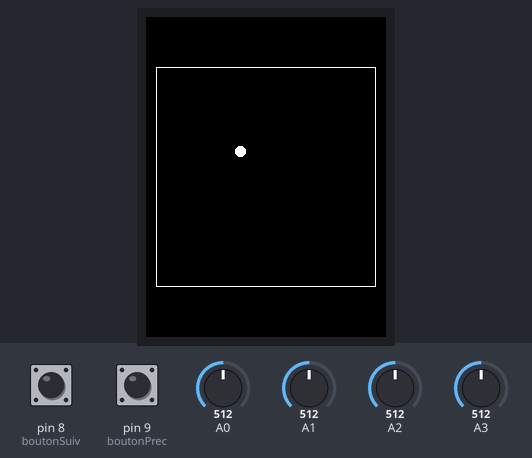
Bench run of a sketch on a simulated Arduino Uno, built with avr-gcc and run on an emulated ATmega328P. Parts: 240×320 colour display. Inputs (shaded band) come from the test bench; at power-on: pin 8 (boutonSuiv) HIGH, A3 = 512, pin 9 (boutonPrec) HIGH, A0 = 512, A1 = 512, A2 = 512. What the sketch prints to the serial monitor is not drawn.

Above: at 2.5 s.
2.6 s: pin 8 (boutonSuiv) pulled LOW for 0.15 s
At 3.3 s:
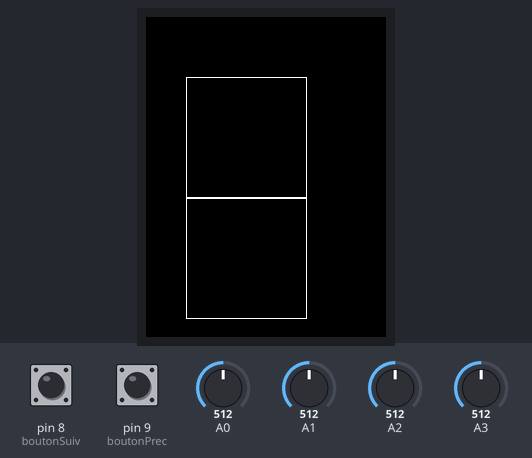
4.2 s: A3 set to 306
At 4.8 s:
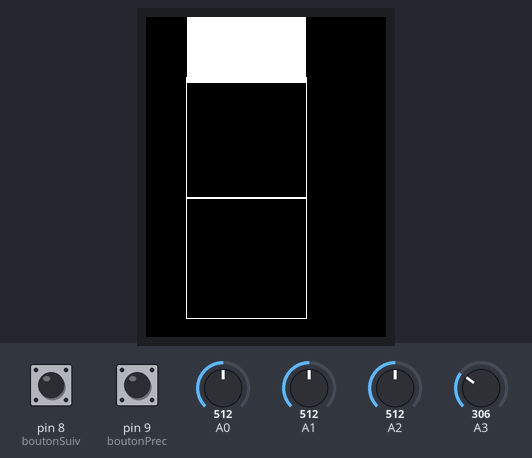
5.7 s: pin 9 (boutonPrec) pulled LOW for 0.15 s
At 6.3 s:
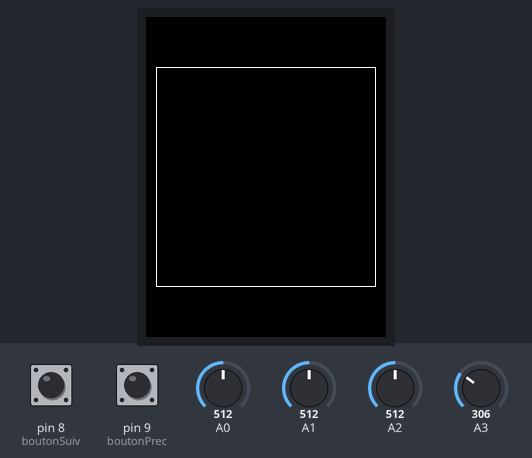
7.3 s: A0 set to 527
At 8.4 s:
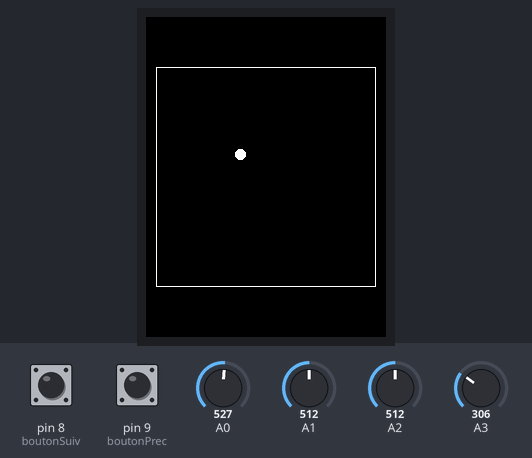
8.8 s: A1 set to 716
At 9.5 s:
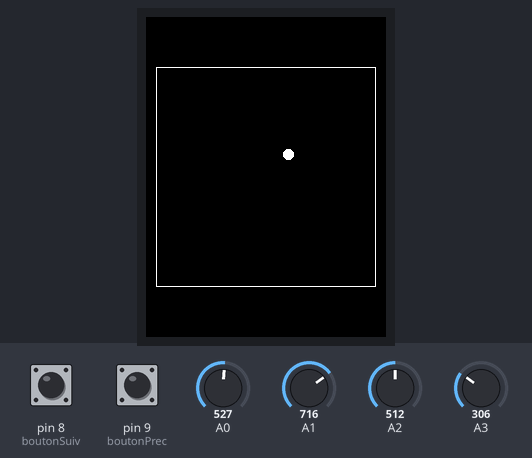
10.3 s: A0 set to 716
At 10.8 s:
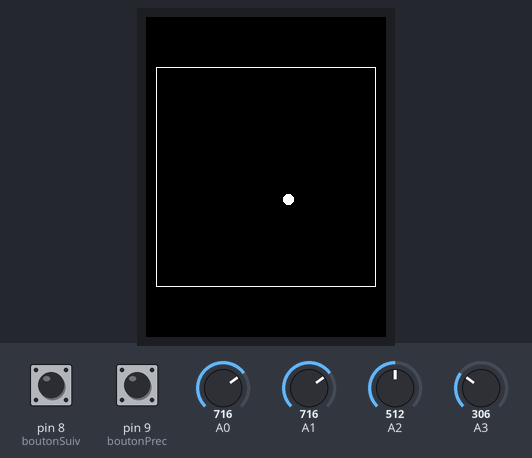
Timing chart, 0 to 12.8 s (numbered marks = the images above; inputs shaded):
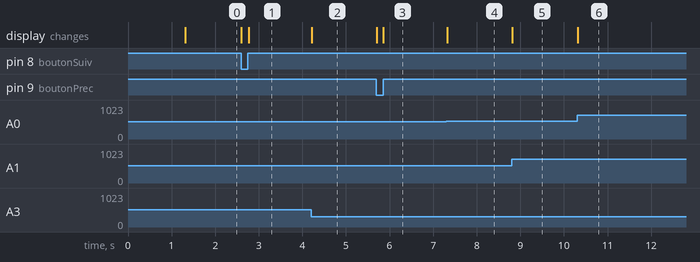

Measured:
- the behaviour switches between 514 and 515 on A0 (found by bisection; images 3 and 4)
- after the input at 2.6 s, the display: first changes at once (image 1 shows a later state)
- after the input at 4.2 s, the display: changes at once (image 2)
- after the input at 5.7 s, the display: first changes at once (image 3 shows a later state)
- after the input at 7.3 s, the display: changes at once (image 4)
- after the input at 8.8 s, the display: changes at once (image 5)
- after the input at 10.3 s, the display: changes at once (image 6)

The sketch:

arduino_afficheur.ino
```cpp
#include <SPI.h>
#include <Ucglib.h>
int buttonPins[2] = {8,9};
boolean buttonEtat[2] = {false, false};
int pressBouton = 0;
int flag = 0;
int oldX = 0;
int oldCol = 0;
int oldY = 0;
int oldPal = 0 ;
int flagD = 1;
Ucglib_ILI9341_18x240x320_SWSPI ucg(/*sclk=*/ 7, /*data=*/ 6, /*cd=*/ 5 , /*cs=*/ 3, /*reset=*/ 4);
const int boutonSuiv = 8 ;
const int boutonPrec = 9 ;


void setup(void){
   Serial.begin(9600);
   delay(1000);
   ucg.begin(UCG_FONT_MODE_TRANSPARENT);
   ucg.clearScreen();

  //afficheCollectif();
   // affichePallonier();
  afficheCyclique();
   ucg.setRotate180();
   pinMode(boutonSuiv,INPUT_PULLUP);
   pinMode(boutonPrec,INPUT_PULLUP);
   }

void loop(void){

   long int potardX = analogRead(0);
   long int potardY = analogRead(1);
   int potardCol = analogRead(2);
   int potardPal = analogRead(3);
    Serial.println(potardX);
   int newX = map(potardX,30,1000,0,230);
   int newY = map(potardY,30,1000,0,230);
   int newCol = map(potardCol,100,1024,0,238);
   int newPal = map(potardPal,512,1024,0,235);


 etatBouton();
     deplacement();
   afficheD(newY, newX,newCol,newPal);

  //jaugeCollectif();

   //if(digitalRead(boutonSuiv)==1{
  // ucg.clearScreen ;}

}

void affichePallonier(void){
  ucg.clearScreen();
  ucg.setColor(255,255,255);
  ucg.drawFrame(40,60,121,122);
  ucg.drawFrame(40,180,121,122);
  }

void afficheCyclique(void){
  ucg.clearScreen();
  ucg.setColor(255,255,255);
  ucg.drawFrame(10,50,220,220);   //largeur de l'écran = 240x320 pixels
  }

void afficheCollectif(void){
  ucg.clearScreen();
  ucg.setColor(255,255,255);
  ucg.drawFrame(40,60,120,240);
  }


void positionCyclique(int newY , int newX){

  if(oldY != newY || oldX != newX){
    ucg.setColor(0,0,0);
    ucg.drawDisc(oldY-20,oldX+20,5,15);
    ucg.setColor(255,255,255);
    ucg.drawDisc(newY-20,newX+20,5,15);

    oldX=newX;
    oldY=newY;


  }
}

//void positionCyclique(int newY , int newX){
  // int potardX = analogRead(0);
  // int potardY = analogRead(1);

  // int newX = map(potardX,0,1024,0,200);
   //int newY = map(potardY,0,1024,0,200);

//   if(oldY != newY || oldX != newX){
  //    if(newY > oldY + 1 || newX > oldX + 1){
 //        ucg.setColor(255,255,255);
 //        ucg.drawDisc(newX+20,newY+60,5,15);
         // ucg.drawLine(newX+10,100,newX+30,100);
   //      ucg.setColor(0,0,0);
   //      ucg.drawDisc(oldX+20,oldY+60,5,15);
         // ucg.drawLine(oldX+10,100,oldX+30,100);
  //       oldX=newX;
 //        oldY=newY;
         //Serial.println(potardX);
 //        }
 //     else if(newY < oldY - 1 || newX < oldY - 1){
  //       ucg.setColor(255,255,255);
//         ucg.drawDisc(newX+20,newY+60,5,15);
         //ucg.drawLine(newX+10,100,newX+30,100);
//         ucg.setColor(0,0,0);
//         ucg.drawDisc(oldX+20,oldY+60,5,15);
         //ucg.drawLine(oldX+10,100,oldX+30,100);
  //      oldX=newX;
 //        oldY=newY;
       //  Serial.println(potardX);
//         }
//      }
//   }


void jaugeCollectif(int newCol){

 //  int potard = analogRead(0);
   //int newX = map(potard,0,1024,0,238);


   if(oldCol != newCol ){
      if(newCol > oldCol +1){
         ucg.setColor(255,255,255);
         ucg.drawBox(41,oldCol+61,118,newCol-oldCol);
         // ucg.setColor(0,0,0);
         // ucg.drawBox(41,oldX+61,119,newX-oldX);
         oldCol = newCol;
       //  Serial.println(potard);
         }

      else if(newCol < oldCol - 1){
         ucg.setColor(0,0,0);
         //ucg.drawBox(41,newX+61,119,-newX);
         ucg.drawBox(41, newCol+61,118, oldCol-newCol);
         oldCol = newCol;
     //    Serial.println(potard);
         }
      }
   }


/*void jaugePallonier(){
   int potard = analogRead(0) ;
   int newX = map(potard,0,1024,0,240);

   Serial.println(newX);

   //newX -= 120;
   ucg.setColor(255,255,255);
   ucg.drawBox(41, newX+61,119, oldX-newX);
   oldX = newX;
   if (newX < (newX - 120)){
     ucg.setColor(0,0,255);
   ucg.drawBox(41, newX+61,119, oldX-newX);
   }
   else if (newX > (newX - 120)){
      ucg.setColor(255,0,0);
   ucg.drawBox(41, newX+61,119, oldX-newX);
   }

}*/

void jaugePallonier(int newPal){

  // int potard = analogRead(0) ;
  // int newX = map(potard,0,1024,0,238);

  // potardPal -= 512;

   if(newPal<115){
      if(oldPal != newPal ) {
         if(newPal > oldPal +1 ){
            ucg.setColor(0,0,0);
            ucg.drawBox(41,oldPal +66,119,newPal-oldPal);
            oldPal = newPal;
           // Serial.println(potard);
            }

         else if(newPal < oldPal - 1){
            ucg.setColor(255,255,255);
            ucg.drawBox(41, newPal +66,119, oldPal-newPal);
            oldPal = newPal;
          //  Serial.println(potard);
            }
         }
   }
   else{
      if(oldPal != newPal ){
         if(newPal > oldPal +1){
            ucg.setColor(255,255,255);
            ucg.drawBox(41,oldPal +65,119,newPal-oldPal);
            oldPal = newPal;
           // Serial.println(potard);
            }
         else if(newPal < oldPal - 1){
            ucg.setColor(0,0,0);
            ucg.drawBox(41, newPal +65,119, oldPal-newPal);
            oldPal = newPal;
           // Serial.println(potard);
            }
         }
      }
   }


void etatBouton(){
  if (!digitalRead(boutonSuiv)==1 ){
  //  buttonEtat[0] = true ;
  //  buttonEtat[1] = false ;
    pressBouton = 1 ;
  }

  if (!digitalRead(boutonPrec)==1){
  //  buttonEtat[0] = false ;
  //  buttonEtat[1] = true ;
    pressBouton = 2 ;
  }
}


void deplacement(){
  if((pressBouton==1) && (flagD < 3)){
    flagD++;
    pressBouton = 0;
    affiche1();}
  if((pressBouton==2) && (flagD > 1)){
    flagD--;
    pressBouton= 0;
    affiche1();}
}


void affiche1(){
  if (flagD == 1)
    afficheCyclique();
  if (flagD == 2)
    afficheCollectif();
  if (flagD == 3)
    affichePallonier();
}

void afficheD(int newY , int newX, int newCol, int newPal){
    if (flagD == 1)
    positionCyclique(newY, newX);
  if (flagD == 2)
    jaugeCollectif(newCol);
  if (flagD == 3)
    jaugePallonier(newPal);
}
```
